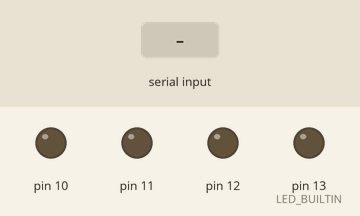
This sketch was run on a simulated Arduino Uno, built with avr-gcc and run on an emulated ATmega328P. On the bench: output pins drawn as LEDs (lit = HIGH). The test bench sets the inputs (shaded band). What the sketch prints to the serial monitor is not drawn.

Above: at 1.2 s.
1.3 s: "1" received over Serial
At 2.5 s:
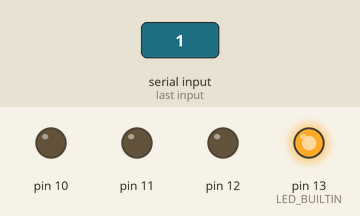
2.8 s: "2" received over Serial
At 3.9 s:
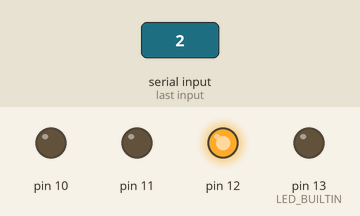
4.3 s: "3" received over Serial
At 5.0 s:
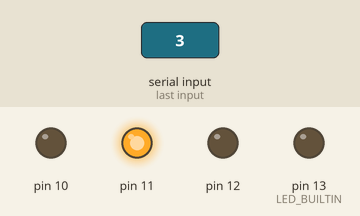
5.8 s: "4" received over Serial
At 6.1 s:
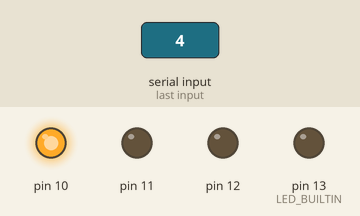
7.3 s: "5" received over Serial
At 8.5 s:
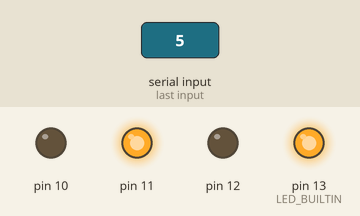
8.8 s: "6" received over Serial
At 9.6 s:
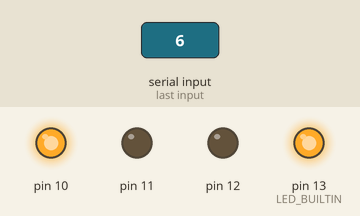
Timing chart, 0 to 11.3 s (numbered marks = the images above; inputs shaded):
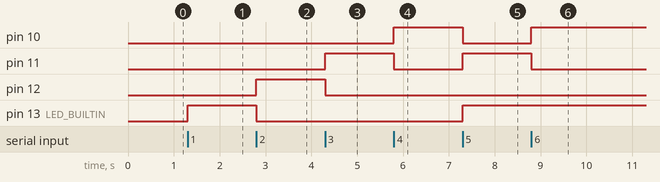

Measured:
- after the input at 1.3 s, pin 13 (LED_BUILTIN): LOW → HIGH at once
- after the input at 2.8 s, pin 12: LOW → HIGH at once; pin 13 (LED_BUILTIN): HIGH → LOW at once
- after the input at 4.3 s, pin 11: LOW → HIGH at once; pin 12: HIGH → LOW at once
- after the input at 5.8 s, pin 10: LOW → HIGH at once; pin 11: HIGH → LOW at once
- after the input at 7.3 s, pin 10: HIGH → LOW at once; pin 11, pin 13 (LED_BUILTIN): LOW → HIGH at once
- after the input at 8.8 s, pin 10: LOW → HIGH at once; pin 11: HIGH → LOW at once

The sketch:

Connections.ino
```cpp
int data;


void setup() {
  Serial.begin(9600);
  pinMode(LED_BUILTIN, OUTPUT);
  pinMode(12, OUTPUT);
  pinMode(11, OUTPUT);
  pinMode(10, OUTPUT);
  digitalWrite (LED_BUILTIN, LOW); //initially set to low
  Serial.println("Setting Up.");
}

void loop() {
while (Serial.available())
  {
    data = Serial.read();
  }

  if (data == '1') {
    digitalWrite (LED_BUILTIN, HIGH);
    digitalWrite (12, LOW);
    digitalWrite (11, LOW);
    digitalWrite (10, LOW);
  }

  else if (data == '2') {
    digitalWrite (LED_BUILTIN, LOW);
    digitalWrite (12, HIGH);
    digitalWrite (11, LOW);
    digitalWrite (10, LOW);
  }


  else if (data == '3') {
    digitalWrite (LED_BUILTIN, LOW);
    digitalWrite (12, LOW);
    digitalWrite (11, HIGH);
    digitalWrite (10, LOW);
  }


  else if (data == '4') {
    digitalWrite (LED_BUILTIN, LOW);
    digitalWrite (12, LOW);
    digitalWrite (11, LOW);
    digitalWrite (10, HIGH);
  }


  else if (data == '5') {
    digitalWrite (LED_BUILTIN, HIGH);
    digitalWrite (12, LOW);
    digitalWrite (11, HIGH);
    digitalWrite (10, LOW);
  }


  else if (data == '6') {
    digitalWrite (LED_BUILTIN, HIGH);
    digitalWrite (12, LOW);
    digitalWrite (11, LOW);
    digitalWrite (10, HIGH);
  }


  else if (data == '7') {
    digitalWrite (LED_BUILTIN, LOW);
    digitalWrite (12, HIGH);
    digitalWrite (11, HIGH);
    digitalWrite (10, LOW);
  }


  else if (data == '8') {
    digitalWrite (LED_BUILTIN, LOW);
    digitalWrite (12, HIGH);
    digitalWrite (11, LOW);
    digitalWrite (10, HIGH);
  }


  else if (data == '9') {
    digitalWrite (LED_BUILTIN, LOW);
    digitalWrite (12, LOW);
    digitalWrite (11, LOW);
    digitalWrite (10, LOW);
  }


}
```
